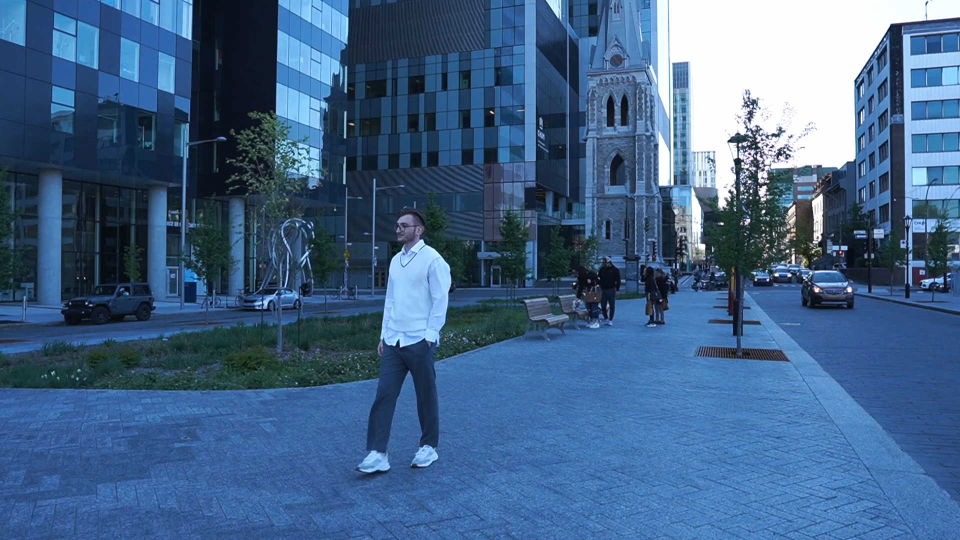
#> input picture reconstructed/frame_01.png, 1920 x 1080 px, given as the content of the folder frames, which was not available (shown at 1/2 size)
$ python main.py
#> lines starting #> are read from the running program, lines starting #| are printed output that depends on the picture; pictures that were not available may be replaced by others from this repository, and a replacement may not be noted
### utils.py
import math
import os
from typing import List, Tuple

import numpy as np
from PIL import Image


def ensure_dir(path: str) -> None:

    if not path:
        return
    os.makedirs(path, exist_ok=True)


def load_frames(frames_dir: str) -> Tuple[List[np.ndarray], List[str]]:
    supported = {".png", ".jpg", ".jpeg", ".bmp"}
    names = sorted(
        f for f in os.listdir(frames_dir) if os.path.splitext(f.lower())[1] in supported
    )
    frames = []
    for name in names:
        p = os.path.join(frames_dir, name)
        img = Image.open(p).convert("RGB")
        frames.append(np.asarray(img, dtype=np.float32))
    return frames, names


def save_rgb_frame(rgb: np.ndarray, path: str) -> None:
    img = np.clip(rgb, 0, 255).astype(np.uint8)
    Image.fromarray(img, mode="RGB").save(path)


def rgb_to_ycbcr(rgb: np.ndarray) -> np.ndarray:
    r = rgb[..., 0]
    g = rgb[..., 1]
    b = rgb[..., 2]
    y = 0.299 * r + 0.587 * g + 0.114 * b
    cb = 128.0 - 0.168736 * r - 0.331264 * g + 0.5 * b
    cr = 128.0 + 0.5 * r - 0.418688 * g - 0.081312 * b
    out = np.stack([y, cb, cr], axis=-1)
    return out.astype(np.float32)


def ycbcr_to_rgb(ycbcr: np.ndarray) -> np.ndarray:
    y = ycbcr[..., 0]
    cb = ycbcr[..., 1] - 128.0
    cr = ycbcr[..., 2] - 128.0
    r = y + 1.402 * cr
    g = y - 0.344136 * cb - 0.714136 * cr
    b = y + 1.772 * cb
    out = np.stack([r, g, b], axis=-1)
    return out.astype(np.float32)


def pad_to_block(channel: np.ndarray, block_size: int) -> Tuple[np.ndarray, Tuple[int, int]]:
    h, w = channel.shape
    new_h = ((h + block_size - 1) // block_size) * block_size
    new_w = ((w + block_size - 1) // block_size) * block_size
    padded = np.pad(channel, ((0, new_h - h), (0, new_w - w)), mode="edge")
    return padded, (h, w)


def unpad(channel: np.ndarray, original_shape: Tuple[int, int]) -> np.ndarray:
    h, w = original_shape
    return channel[:h, :w]


def dct_matrix(n: int = 8) -> np.ndarray:
    mat = np.zeros((n, n), dtype=np.float32)
    alpha0 = math.sqrt(1.0 / n)
    alpha = math.sqrt(2.0 / n)
    for k in range(n):
        for i in range(n):
            a = alpha0 if k == 0 else alpha
            mat[k, i] = a * math.cos((math.pi * (2 * i + 1) * k) / (2 * n))
    return mat


def psnr(original: np.ndarray, reconstructed: np.ndarray) -> float:
    mse = np.mean((original.astype(np.float32) - reconstructed.astype(np.float32)) ** 2)
    if mse == 0:
        return 99.0
    return 10.0 * math.log10((255.0 ** 2) / mse)

### preprocessing.py
from typing import Dict, List

import numpy as np

from utils import rgb_to_ycbcr


def preprocess_frames(frames_rgb: List[np.ndarray]) -> List[Dict[str, np.ndarray]]:
    processed = []
    for frame in frames_rgb:
        ycbcr = rgb_to_ycbcr(frame)
        processed.append(
            {
                "ycbcr": ycbcr,
                "Y": ycbcr[..., 0],
                "Cb": ycbcr[..., 1],
                "Cr": ycbcr[..., 2],
            }
        )
    return processed

### intra.py
from typing import Dict, Tuple

import numpy as np

from utils import dct_matrix, pad_to_block, unpad


Q_LUMA = np.array(
    [
        [16, 11, 10, 16, 24, 40, 51, 61],
        [12, 12, 14, 19, 26, 58, 60, 55],
        [14, 13, 16, 24, 40, 57, 69, 56],
        [14, 17, 22, 29, 51, 87, 80, 62],
        [18, 22, 37, 56, 68, 109, 103, 77],
        [24, 35, 55, 64, 81, 104, 113, 92],
        [49, 64, 78, 87, 103, 121, 120, 101],
        [72, 92, 95, 98, 112, 100, 103, 99],
    ],
    dtype=np.float32,
)

Q_CHROMA = np.array(
    [
        [17, 18, 24, 47, 99, 99, 99, 99],
        [18, 21, 26, 66, 99, 99, 99, 99],
        [24, 26, 56, 99, 99, 99, 99, 99],
        [47, 66, 99, 99, 99, 99, 99, 99],
        [99, 99, 99, 99, 99, 99, 99, 99],
        [99, 99, 99, 99, 99, 99, 99, 99],
        [99, 99, 99, 99, 99, 99, 99, 99],
        [99, 99, 99, 99, 99, 99, 99, 99],
    ],
    dtype=np.float32,
)


def _block_dct_quant(channel: np.ndarray, qmat: np.ndarray, quality_scale: float) -> np.ndarray:
    block_size = 8
    d = dct_matrix(block_size)
    padded, _ = pad_to_block(channel, block_size)
    h, w = padded.shape
    qcoeff = np.zeros((h, w), dtype=np.int16)
    q = np.maximum(1.0, qmat * quality_scale)

    for i in range(0, h, block_size):
        for j in range(0, w, block_size):
            block = padded[i : i + block_size, j : j + block_size] - 128.0
            dct_block = d @ block @ d.T
            qcoeff[i : i + block_size, j : j + block_size] = np.round(dct_block / q).astype(
                np.int16
            )
    return qcoeff


def _dequant_idct(
    qcoeff: np.ndarray, qmat: np.ndarray, original_shape: Tuple[int, int], quality_scale: float
) -> np.ndarray:
    block_size = 8
    d = dct_matrix(block_size)
    h, w = qcoeff.shape
    recon = np.zeros((h, w), dtype=np.float32)
    q = np.maximum(1.0, qmat * quality_scale)

    for i in range(0, h, block_size):
        for j in range(0, w, block_size):
            block_q = qcoeff[i : i + block_size, j : j + block_size].astype(np.float32)
            deq = block_q * q
            spatial = d.T @ deq @ d + 128.0
            recon[i : i + block_size, j : j + block_size] = spatial
    recon = np.clip(recon, 0, 255)
    return unpad(recon, original_shape)


def encode_intra(ycbcr: np.ndarray, quality_scale: float = 1.0) -> Dict:
    y = ycbcr[..., 0]
    cb = ycbcr[..., 1]
    cr = ycbcr[..., 2]
    qy = _block_dct_quant(y, Q_LUMA, quality_scale)
    qcb = _block_dct_quant(cb, Q_CHROMA, quality_scale)
    qcr = _block_dct_quant(cr, Q_CHROMA, quality_scale)
    return {
        "type": "I",
        "shape": y.shape,
        "quality_scale": quality_scale,
        "qy": qy,
        "qcb": qcb,
        "qcr": qcr,
    }


def decode_intra(encoded: Dict) -> np.ndarray:
    shape = tuple(encoded["shape"])
    quality_scale = float(encoded.get("quality_scale", 1.0))
    ry = _dequant_idct(encoded["qy"], Q_LUMA, shape, quality_scale)
    rcb = _dequant_idct(encoded["qcb"], Q_CHROMA, shape, quality_scale)
    rcr = _dequant_idct(encoded["qcr"], Q_CHROMA, shape, quality_scale)
    return np.stack([ry, rcb, rcr], axis=-1).astype(np.float32)

### entropy.py
import pickle
import zlib
from typing import Any, Dict, List

import numpy as np


def rle_encode_1d(values: List[int]) -> List[List[int]]:
    if not values:
        return []
    out = []
    prev = values[0]
    count = 1
    for v in values[1:]:
        if v == prev:
            count += 1
        else:
            out.append([int(prev), int(count)])
            prev = v
            count = 1
    out.append([int(prev), int(count)])
    return out


def rle_decode_1d(rle: List[List[int]]) -> np.ndarray:
    out = []
    for value, count in rle:
        out.extend([value] * count)
    return np.array(out, dtype=np.int16)


def _pack_frame(frame: Dict[str, Any]) -> Dict[str, Any]:
    packed = {k: v for k, v in frame.items() if k not in {"qy", "qcb", "qcr", "qres"}}
    for key in ("qy", "qcb", "qcr", "qres"):
        if key in frame:
            arr = frame[key].astype(np.int16)
            packed[key] = {"shape": arr.shape, "rle": rle_encode_1d(arr.flatten().tolist())}
    return packed


def _unpack_frame(frame: Dict[str, Any]) -> Dict[str, Any]:
    out = dict(frame)
    for key in ("qy", "qcb", "qcr", "qres"):
        if key in frame:
            shape = tuple(frame[key]["shape"])
            rle = frame[key]["rle"]
            out[key] = rle_decode_1d(rle).reshape(shape)
    return out


def save_bitstream(frames_data: List[Dict[str, Any]], output_path: str, metadata: Dict[str, Any]) -> int:
    payload = {
        "metadata": metadata,
        "frames": [_pack_frame(f) for f in frames_data],
    }
    raw = pickle.dumps(payload, protocol=pickle.HIGHEST_PROTOCOL)
    compressed = zlib.compress(raw, level=9)
    with open(output_path, "wb") as f:
        f.write(compressed)
    return len(compressed)


def load_bitstream(input_path: str) -> Dict[str, Any]:
    with open(input_path, "rb") as f:
        compressed = f.read()
    raw = zlib.decompress(compressed)
    payload = pickle.loads(raw)
    payload["frames"] = [_unpack_frame(f) for f in payload["frames"]]
    return payload

### decoder.py
from typing import Dict, List, Tuple

import numpy as np

from inter import decode_inter
from intra import decode_intra
from utils import ycbcr_to_rgb


def decode_sequence(frames_encoded: List[Dict], gop: int) -> Tuple[List[np.ndarray], List[np.ndarray], List]:
    recon_ycbcr = []
    recon_rgb = []
    pred_list = []

    prev_recon = None
    for i, frame in enumerate(frames_encoded):
        is_iframe = (i % gop == 0) or frame["type"] == "I" or prev_recon is None
        if is_iframe:
            rec = decode_intra(frame)
            pred = np.zeros(rec[..., 0].shape, dtype=np.float32)
        else:
            rec, pred = decode_inter(frame, prev_recon)
        prev_recon = rec
        recon_ycbcr.append(rec)
        recon_rgb.append(ycbcr_to_rgb(rec))
        pred_list.append(pred)
    return recon_ycbcr, recon_rgb, pred_list

### main.py
import argparse
import os

import matplotlib.pyplot as plt
import numpy as np

from decoder import decode_sequence
from entropy import load_bitstream, save_bitstream
from inter import encode_inter
from intra import encode_intra
from preprocessing import preprocess_frames
from utils import ensure_dir, load_frames, psnr, save_rgb_frame


def visualize_example(
    original_rgb: np.ndarray,
    ycbcr: np.ndarray,
    recon_rgb: np.ndarray,
    output_path: str,
) -> None:
    ensure_dir(os.path.dirname(output_path))
    y, cb, cr = ycbcr[..., 0], ycbcr[..., 1], ycbcr[..., 2]
    plt.figure(figsize=(12, 7))
    plt.subplot(2, 3, 1)
    plt.title("Original")
    plt.imshow(np.clip(original_rgb / 255.0, 0, 1))
    plt.axis("off")

    plt.subplot(2, 3, 2)
    plt.title("Y")
    plt.imshow(y, cmap="gray")
    plt.axis("off")

    plt.subplot(2, 3, 3)
    plt.title("Cb")
    plt.imshow(cb, cmap="gray")
    plt.axis("off")

    plt.subplot(2, 3, 4)
    plt.title("Cr")
    plt.imshow(cr, cmap="gray")
    plt.axis("off")

    plt.subplot(2, 3, 5)
    plt.title("Reconstructed")
    plt.imshow(np.clip(recon_rgb / 255.0, 0, 1))
    plt.axis("off")

    plt.subplot(2, 3, 6)
    plt.title("Absolute Error")
    err = np.mean(np.abs(original_rgb - recon_rgb), axis=-1)
    plt.imshow(err, cmap="hot")
    plt.axis("off")

    plt.tight_layout()
    plt.savefig(output_path, dpi=160)
    plt.close()


def run_pipeline(frames_dir: str, output_bin: str, gop: int, quality_scale: float) -> None:
#> called with frames_dir = 'frames', output_bin = 'output.bin', gop = 5, quality_scale = 1
    frames_rgb, names = load_frames(frames_dir)
#> in load_frames, img is the input picture: PIL image 1920x1080 RGB; mean R, G, B 66.8, 99.4, 136.6
#> frames_rgb = 1 item; names = ['frame_01.png']
    if not frames_rgb:
        raise ValueError(f"Aucune image trouvee dans {frames_dir}")

    processed = preprocess_frames(frames_rgb)
#> the loop in preprocess_frames, `for frame in frames_rgb:` made 1 pass
#> pass 1, in rgb_to_ycbcr, `b = rgb[..., 2]`:
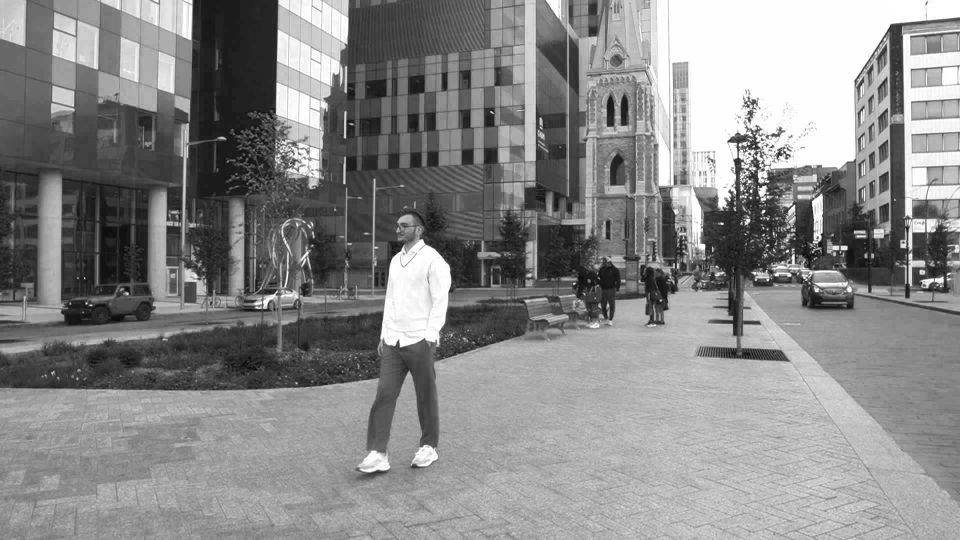
#> b: shape (1080, 1920) float32 (shown at 1/2 size); min 0, max 255, mean 136.6
#> after the loop in preprocess_frames, `for frame in frames_rgb:`: processed = 1 item
#> processed = 1 item
    encoded_frames = []
    prev_recon = None
    iframe_count = 0
    pframe_count = 0

    for i, frame in enumerate(processed):
        ycbcr = frame["ycbcr"]
        if i % gop == 0 or prev_recon is None:
            enc = encode_intra(ycbcr, quality_scale=quality_scale)
            prev_recon = ycbcr.copy()
            iframe_count += 1
        else:
            enc = encode_inter(ycbcr, prev_recon, quality_scale=quality_scale)
            prev_recon[..., 0] = ycbcr[..., 0]
            pframe_count += 1
        encoded_frames.append(enc)
#> this loop made 1 pass
#> iframe_count on pass 1: 1
#> pass 1, in run_pipeline, `ycbcr = frame["ycbcr"]`:
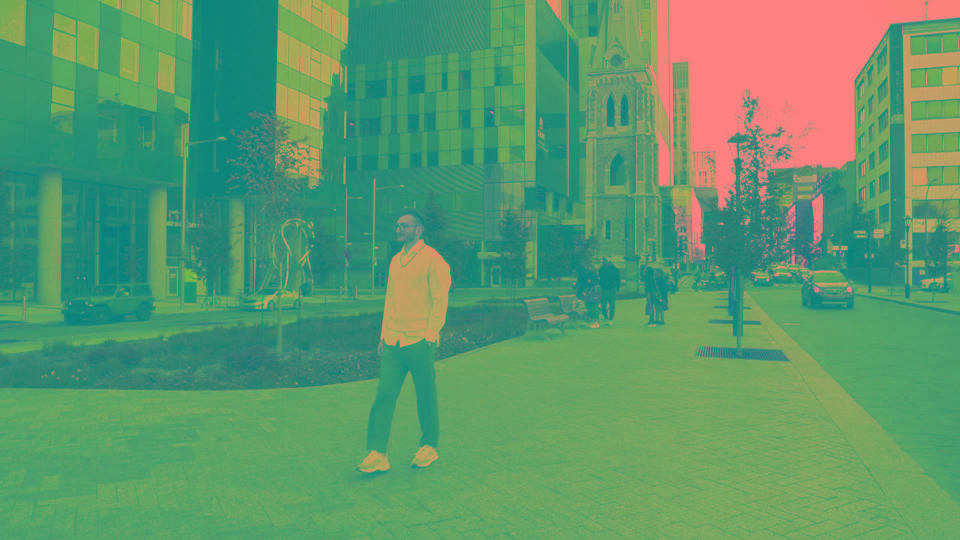
#> ycbcr: shape (1080, 1920, 3) float32 (shown at 1/2 size); mean of channels 0, 1, 2 93.9, 150.5, 108.5; drawn as R, G, B
#> pass 1, in encode_intra, `cb = ycbcr[..., 1]`:
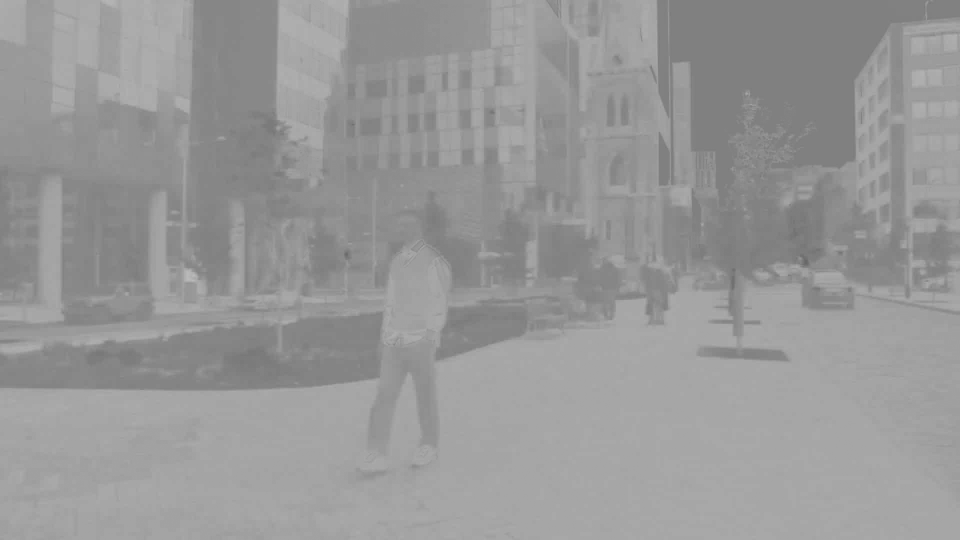
#> cb: shape (1080, 1920) float32 (shown at 1/2 size); min 102.7, max 188.9, mean 152.1
#> pass 1, in encode_intra, `cr = ycbcr[..., 2]`:
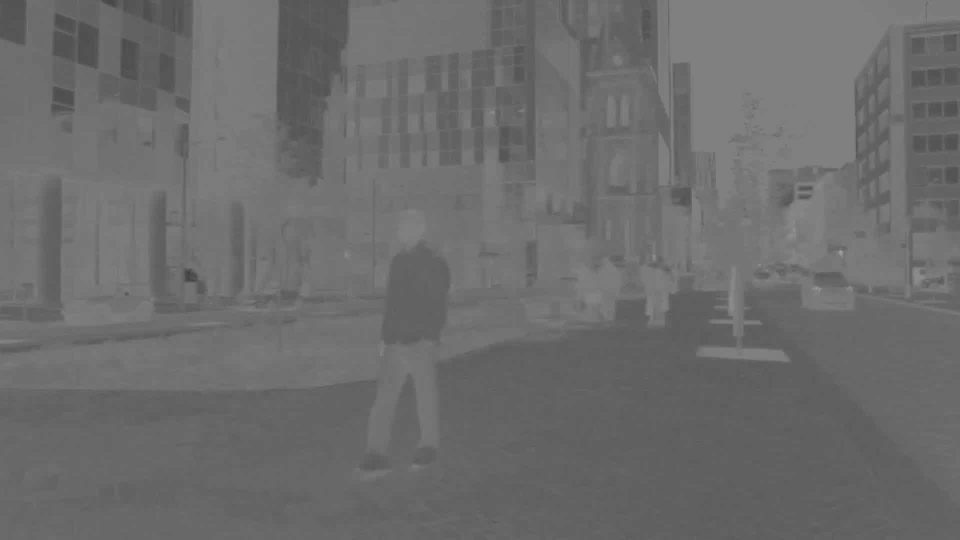
#> cr: shape (1080, 1920) float32 (shown at 1/2 size); min 61.23, max 165.8, mean 108.7
#> pass 1, in encode_intra, `qy = _block_dct_quant(y, Q_LUMA, quality_scale)`:
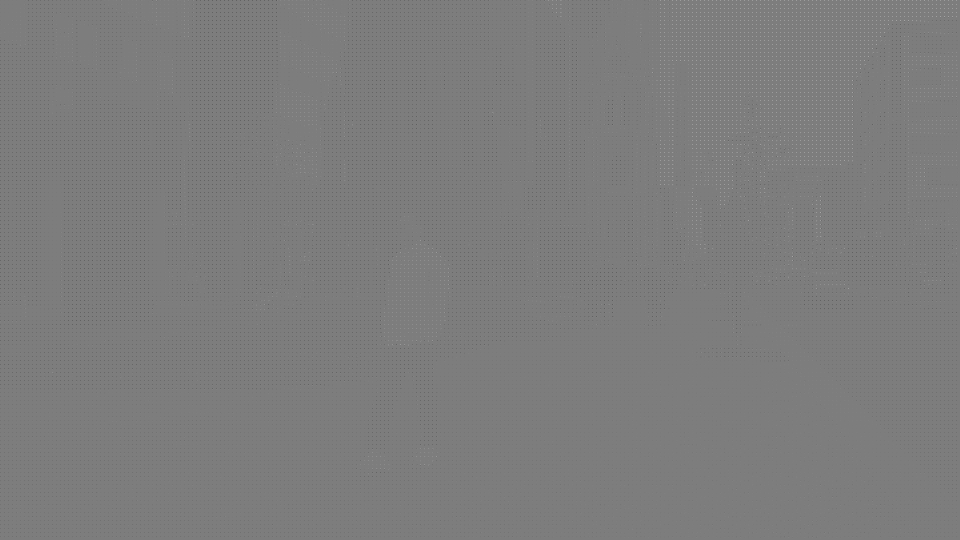
#> qy: shape (1080, 1920) int16 (shown at 1/2 size); min -64, max 66, mean -0.3; drawn with min black and max white
#> after the loop, encoded_frames = 1 item; iframe_count = 1; pframe_count = 0

    metadata = {
        "gop": gop,
        "frame_names": names,
        "quality_scale": quality_scale,
    }
#> metadata = {'gop': 5, 'frame_names': ['frame_01.png'], 'quality_scale': 1}
    compressed_size = save_bitstream(encoded_frames, output_bin, metadata)
#> compressed_size = 378408
    payload = load_bitstream(output_bin)

    recon_ycbcr, recon_rgb, _ = decode_sequence(payload["frames"], gop=gop)
    recon_dir = os.path.join(os.path.dirname(output_bin), "reconstructed")
    ensure_dir(recon_dir)
    for name, rgb in zip(names, recon_rgb):
        save_rgb_frame(rgb, os.path.join(recon_dir, name))
#> this loop made 1 pass

    original_size = sum(int(np.prod(f.shape)) for f in frames_rgb)
#> original_size = 6220800
    ratio = original_size / max(1, compressed_size)
#> ratio = 16.44
    psnr_values = [psnr(o, r) for o, r in zip(frames_rgb, recon_rgb)]
#> psnr_values = [51.07]
    mean_psnr = float(np.mean(psnr_values))
#> mean_psnr = 51.07

    print("=== RESULTATS ===")
    print(f"Nombre frames: {len(frames_rgb)}")
#| Nombre frames: 1
    print(f"I-frames: {iframe_count}")
#| I-frames: 1
    print(f"P-frames: {pframe_count}")
#| P-frames: 0
    print(f"Taille compressee (bytes): {compressed_size}")
#| Taille compressee (bytes): 378408
    print(f"Taux de compression approx: {ratio:.2f}")
#| Taux de compression approx: 16.44
    print(f"PSNR moyen (dB): {mean_psnr:.2f}")
#| PSNR moyen (dB): 51.07
    print(f"Fichier binaire: {output_bin}")
    print(f"Images reconstruites: {recon_dir}")
#| Images reconstruites: reconstructed

    fig_out = os.path.join(os.path.dirname(output_bin), "visualisation.png")
    visualize_example(frames_rgb[0], processed[0]["ycbcr"], recon_rgb[0], fig_out)
#> in visualize_example, `err = np.mean(np.abs(original_rgb - recon_rgb), axis=-1)`:
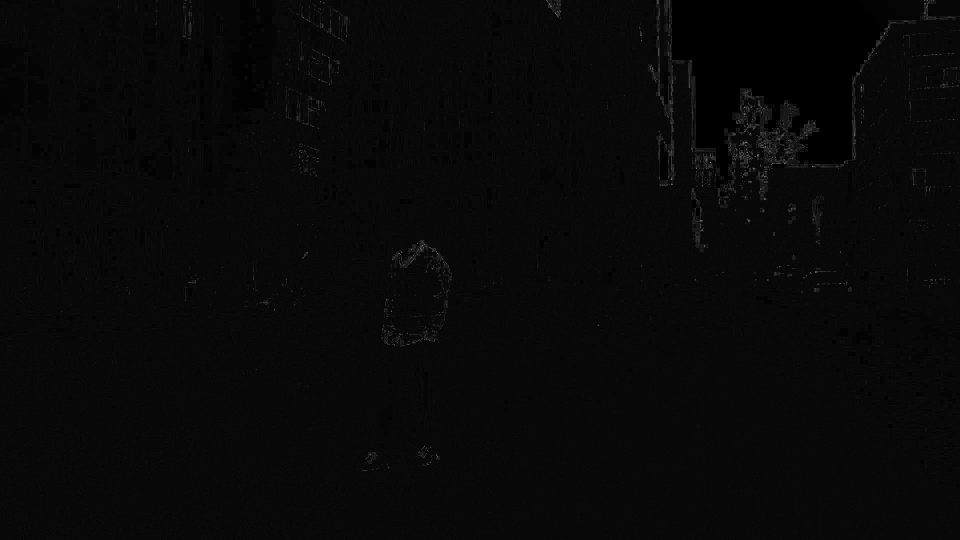
#> err: shape (1080, 1920) float32 (shown at 1/2 size); min 0, max 14.79, mean 0.497; drawn with min black and max white
#> in visualize_example, `plt.savefig(output_path, dpi=160)`:
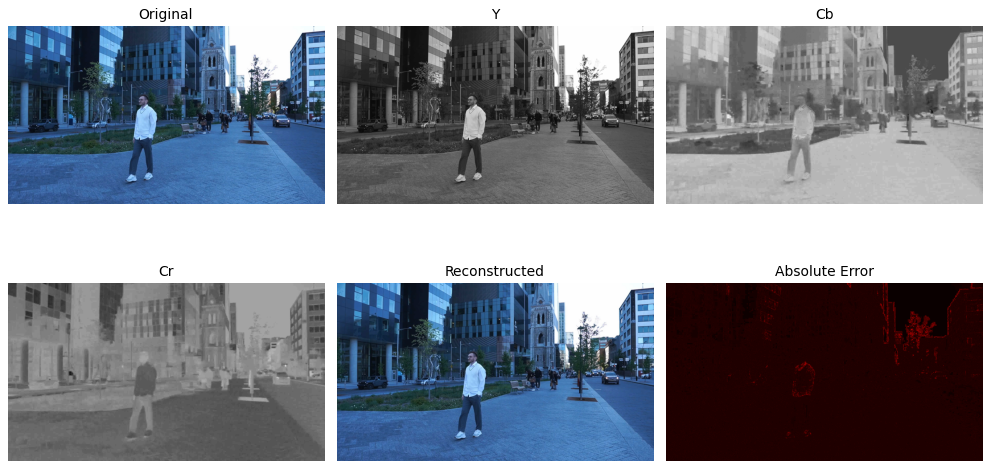
#> figure drawn by matplotlib, 6 panels
    print(f"Visualisation: {fig_out}")
#| Visualisation: visualisation.png


def parse_args() -> argparse.Namespace:
    parser = argparse.ArgumentParser(description="Mini encodeur video simplifie")
    parser.add_argument("--frames_dir", default="frames", help="Dossier des frames")
    parser.add_argument("--output_bin", default="output.bin", help="Bitstream de sortie")
    parser.add_argument("--gop", type=int, default=5, help="Taille du GOP")
    parser.add_argument(
        "--quality_scale",
        type=float,
        default=1.0,
        help="Facteur quantification (>1 plus compresse, <1 meilleure qualite)",
    )
    return parser.parse_args()


if __name__ == "__main__":
    args = parse_args()
    run_pipeline(args.frames_dir, args.output_bin, args.gop, args.quality_scale)
